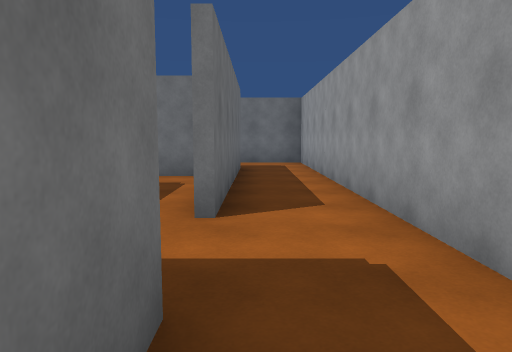
View 1 (above)

17 first-person views from a walk through a 3-D level made in the Unity game engine. The camera is 1.4 m above the floor, tilts 6° down and sees 70° across. The floor is counted in squares, 1.8 m on a side. Each view is taken from the middle of a square. On the plan, view 1 faces up. The plan holds only what a view shows up to about 12 squares ahead; the rest is blank. The place goes on beyond the plan. The player character is not drawn.

View 2
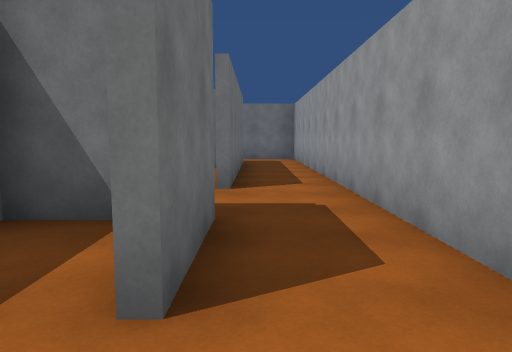

View 3
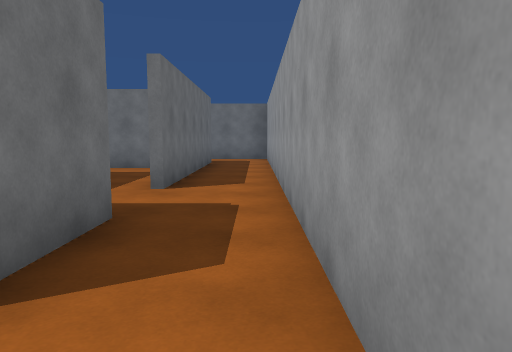

View 4
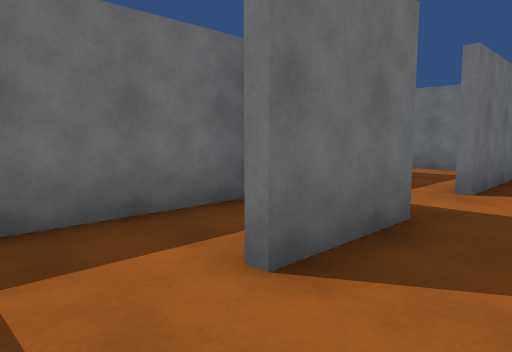

View 5
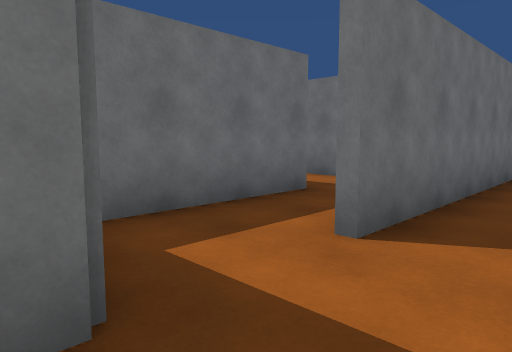

View 6
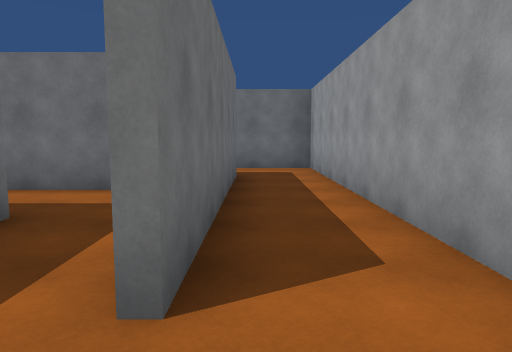

View 7
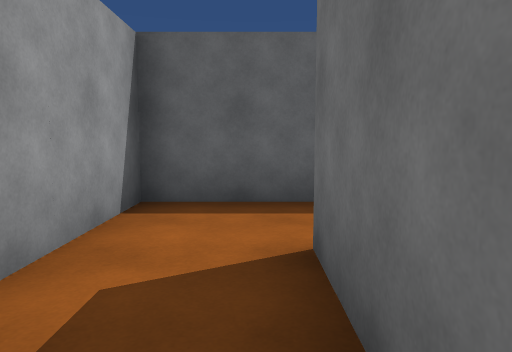

View 8
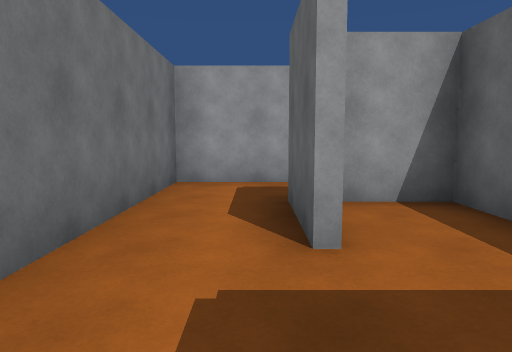

View 9
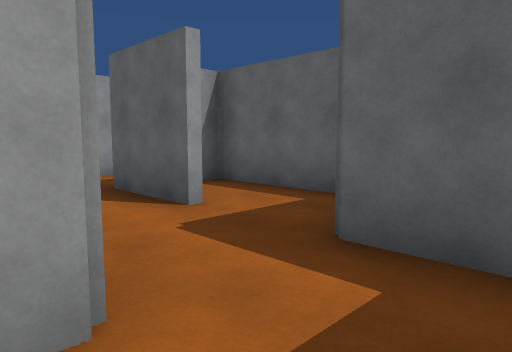

View 10
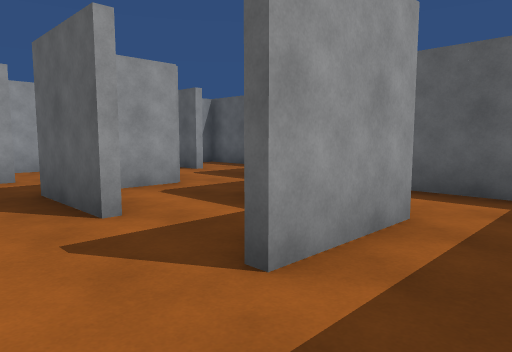

View 11
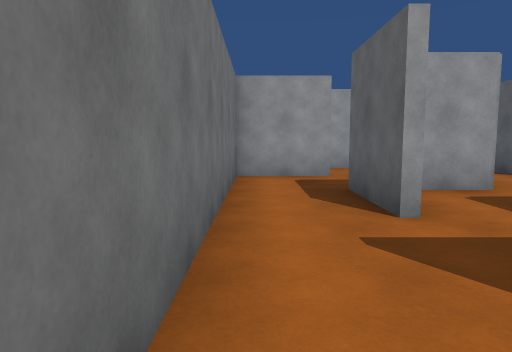

View 12
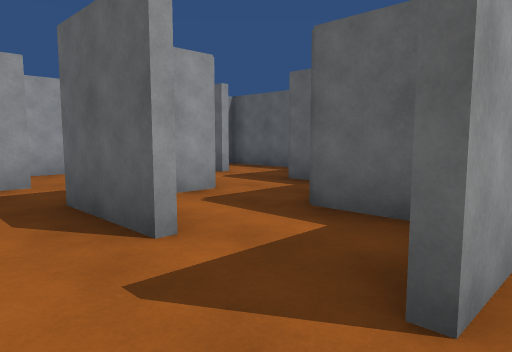

View 13
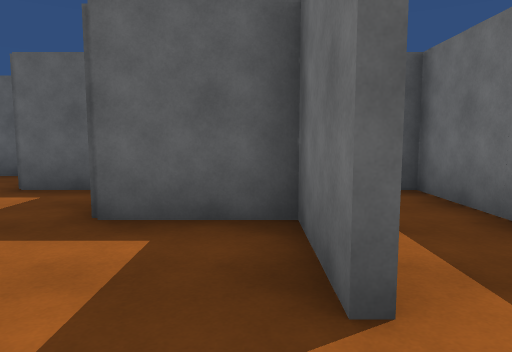

View 14
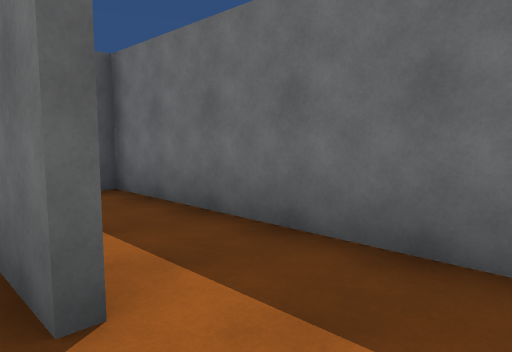

View 15
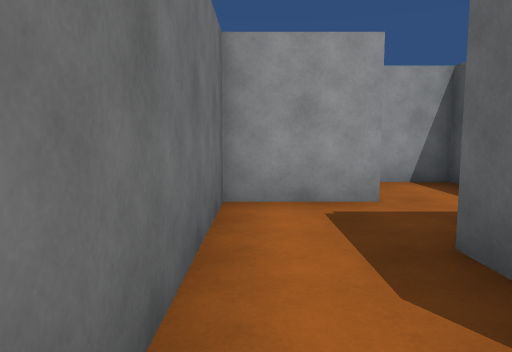

View 16
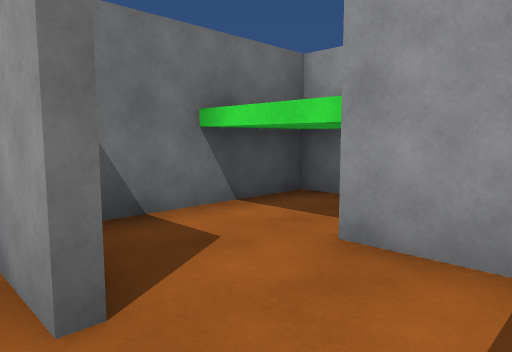

View 17
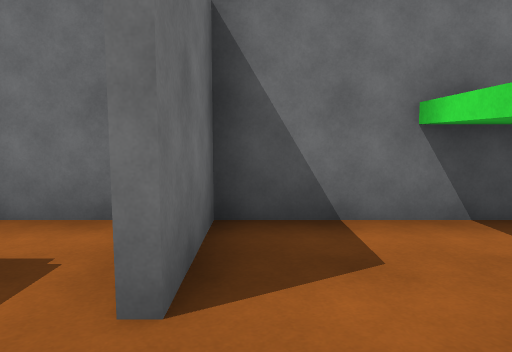

### Floor plan
Points are (right, up) in squares from view 1. A wall is a line through its corners. A room is listed if a view was taken in it or the views show most of it. See-through windows are left out.
Room 1 (views 1, 2, 3, 4, 5)
walls: (-0.8, -2.4) (1.4, -2.4) (1.4, 1.5); (-0.4, 1.6) (-0.4, -0.5); (-1.2, 1.4) (-2.4, 1.4) (-2.4, -1.5)
ways out: opening at (0.5, 0.5) to room 2
Room 2 (views 6, 7)
walls: (-0.4, 9.6) (-0.4, 3.5); (1.4, 1.5) (1.4, 11.4) (-0.6, 11.4)
ways out: opening at (0.5, 0.5) to room 1; opening at (-1.5, 10) to room 6; opening at (-1, 2.5) to room 8
Room 3 (view 8)
walls: (-5.6, 9.6) (-4.4, 9.6)
ways out: opening at (-6, 12) to room 4; opening at (-5, 10) to room 6
Room 4 (views 9, 10, 11, 12, 13, 14, 15)
walls: (-6.6, 13.6) (-4.5, 13.6); (-8.4, 13.6) (-8.4, 11.6) (-6.4, 11.6); (-10.4, 14.6) (-10.4, 13.6); (-4.6, 11.4) (-4.6, 12.6); (-3, 15.4) (-9.5, 15.4); (-2.6, 13.4) (-2.6, 15.5)
ways out: opening at (-6, 12) to room 3; opening at (-4, 13) to room 5; opening at (-10, 13) to room 7
Room 5 (views 16, 17)
walls: (-1, 11.6) (-0.6, 11.6) (-0.6, 15.5); (-2.4, 15.5) (-2.4, 13.5); (1, 15.4) (-3, 15.4)
ways out: opening at (-4, 13) to room 4
Room 6 (no view inside)
walls: (-2.6, 9.6) (-0.4, 9.6); (-3.2, 7.6) (-0.6, 7.6) (-0.6, 9); (-0.6, 11.4) (-3.1, 11.4)
ways out: opening at (-1.5, 10) to room 2; opening at (-5, 10) to room 3
Room 7 (no view inside)
walls: (-8.6, 11.4) (-8.6, 13.5); (-10.4, 13.6) (-10.4, 9.6) (-7.8, 9.6)
ways out: opening at (-10, 13) to room 4
Room 8 (no view inside)
walls: (-2.4, 3.4) (-2.4, 2.2)
ways out: opening at (-1, 2.5) to room 2; opening at (-2, 4.5)

Positions as (right, up) in squares from view 1, and headings:
1: (0, 0), facing up
2: (0, -2), facing up
3: (1, -2), facing up
4: (1, -2), facing up-left
5: (1, 1), facing up-left
6: (0, 2), facing up
7: (0, 2), facing down
8: (-5, 10), facing right
9: (-6, 12), facing down-right
10: (-10, 15), facing down-right
11: (-10, 15), facing right
12: (-9, 15), facing down-right
13: (-8, 15), facing down
14: (-8, 15), facing down-left
15: (-7, 15), facing right
16: (-3, 12), facing up-right
17: (-2, 12), facing up
